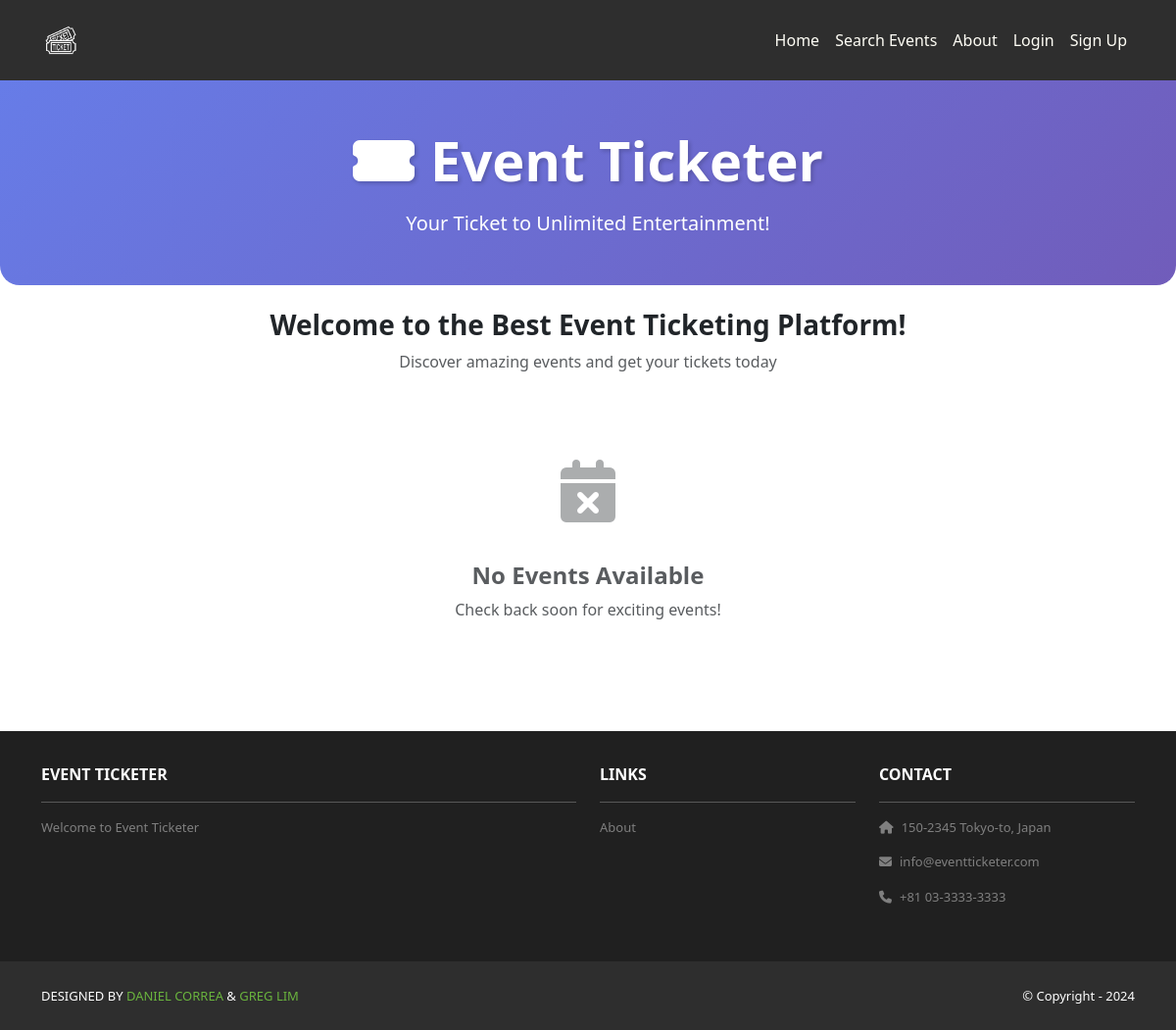
/, run on an earlier commit of the app's database.
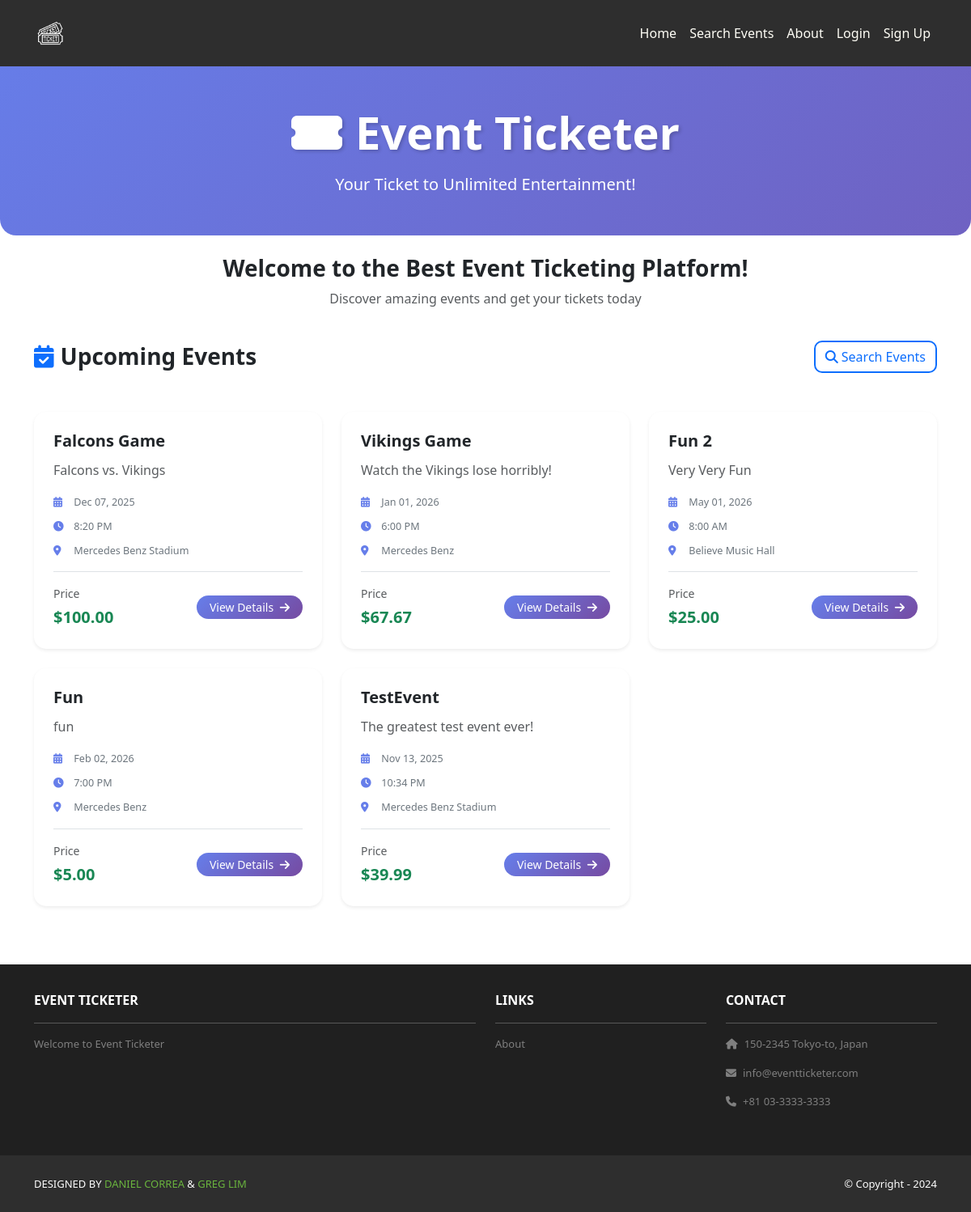
And on a later commit of the database.
### home/models.py (models this page shows, shortened)
class Event(models.Model):
    MODERATION_STATUS_CHOICES = [
        ('pending', 'Pending Review'),
        ('approved', 'Approved'),
        ('rejected', 'Rejected'),
    ]
    title = models.CharField(max_length=200)
    description = models.TextField()
    date = models.DateField()
    time = models.TimeField()
    venue = models.CharField(max_length=300)
    latitude = models.DecimalField(max_digits=9, decimal_places=6, null=True, blank=True)
    longitude = models.DecimalField(max_digits=9, decimal_places=6, null=True, blank=True)
    ticket_price = models.DecimalField(max_digits=10, decimal_places=2)
    ticket_availability = models.PositiveIntegerField()
    organizer = models.ForeignKey(User, on_delete=models.CASCADE, related_name='organized_events')
    created_at = models.DateTimeField(auto_now_add=True)
    updated_at = models.DateTimeField(auto_now=True)
    is_published = models.BooleanField(default=True)
    moderation_status = models.CharField(
        max_length=20,
        choices=MODERATION_STATUS_CHOICES,
        default='pending',
        help_text='Status of event moderation review'
    )
    moderation_notes = models.TextField(
        blank=True,
        null=True,
        help_text='Admin notes about moderation decision'
    )
    moderated_by = models.ForeignKey(
        User,
        on_delete=models.SET_NULL,
        null=True,
        blank=True,
        related_name='moderated_events',
        help_text='Administrator who reviewed this event'
    )
    moderated_at = models.DateTimeField(null=True, blank=True)
    class Meta:
        ordering = ['-created_at']

### home/views.py (the view)
# urls.py: path('', views.index, name='home.index'),
def index(request):
    template_data = {}
    template_data['title'] = 'Event Ticketer'
    events = Event.objects.filter(is_published=True, moderation_status='approved')
    name_filter = request.GET.get('name', '').strip()
    price_min = request.GET.get('price_min', '').strip()
    price_max = request.GET.get('price_max', '').strip()
    location_filter = request.GET.get('location', '').strip()
    if name_filter:
        events = events.filter(title__icontains=name_filter)
    if price_min:
        try:
            price_min_decimal = Decimal(price_min)
            events = events.filter(ticket_price__gte=price_min_decimal)
        except (InvalidOperation, ValueError):
            pass  # Invalid price_min value, ignore filter
    if price_max:
        try:
            price_max_decimal = Decimal(price_max)
            events = events.filter(ticket_price__lte=price_max_decimal)
        except (InvalidOperation, ValueError):
            pass  # Invalid price_max value, ignore filter
    if location_filter:
        events = events.filter(venue__icontains=location_filter)
    events = events.order_by('-created_at')
    return render(request, 'home/index.html', {
        'template_data': template_data,
        'events': events,
        'current_filters': {
            'name': name_filter,
            'price_min': price_min,
            'price_max': price_max,
            'location': location_filter,
        }
    })

### home/templates/home/index.html (shortened to what this page needs)
{% extends 'base.html' %}
{% load static %}
{% block content %}
<header class="masthead bg-index text-white text-center py-5 mb-4">
  <div class="container">
    <div class="row">
      <div class="col-lg-8 mx-auto">
        <h1 class="display-4 fw-bold mb-3" style="text-shadow: 2px 2px 4px rgba(0, 0, 0, 0.2);">
          <i class="fas fa-ticket-alt me-3"></i>Event Ticketer
        </h1>
        <p class="lead mb-0">Your Ticket to Unlimited Entertainment!</p>
      </div>
    </div>
  </div>
</header>
<div class="container mb-5">
    <div class="row">
      <div class="col-lg-8 mx-auto text-center mb-4">
        <h3 class="fw-semibold mb-2">Welcome to the Best Event Ticketing Platform!</h3>
        <p class="text-muted">Discover amazing events and get your tickets today</p>
      </div>
    </div>
    {% if events %}
    <div class="row">
      <div class="col-12 mb-4">
        <div class="d-flex justify-content-between align-items-center mb-4">
          <h3 class="fw-bold mb-0">
            <i class="fas fa-calendar-check me-2 text-primary"></i>Upcoming Events
          </h3>
          <a href="{% url 'home.events_search' %}" class="btn btn-outline-primary">
            <i class="fas fa-search me-1"></i>Search Events
          </a>
        </div>
      </div>
      {% for event in events %}
      <div class="col-md-6 col-lg-4 mb-4">
        <div class="card h-100 shadow-sm event-card">
          <div class="card-body">
            <h5 class="card-title">{{ event.title }}</h5>
            <p class="card-text text-muted">{{ event.description|truncatewords:15 }}</p>
            <div class="event-info mb-2">
              <small>
                <i class="fas fa-calendar-alt me-1"></i>
                {{ event.date|date:"M d, Y" }}
              </small>
            </div>
            <div class="event-info mb-2">
              <small>
                <i class="fas fa-clock me-1"></i>
                {{ event.time|time:"g:i A" }}
              </small>
            </div>
            <div class="event-info mb-2">
              <small>
                <i class="fas fa-map-marker-alt me-1"></i>
                {{ event.venue|truncatewords:5 }}
              </small>
            </div>
            <div class="d-flex justify-content-between align-items-center mt-3 pt-3 border-top">
              <div>
                <span class="text-muted small d-block mb-1">Price</span>
                <span class="text-success fw-bold fs-5">${{ event.ticket_price }}</span>
              </div>
              <a href="{% url 'home.event_detail' event.id %}" class="btn btn-sm btn-primary rounded-pill px-3">
                View Details <i class="fas fa-arrow-right ms-1"></i>
              </a>
            </div>
          </div>
        </div>
      </div>
      {% endfor %}
    </div>
    {% else %}
    <div class="row">
      <div class="col-12 text-center py-5">
        <div class="mb-4">
          <i class="fas fa-calendar-times fa-4x text-muted mb-3" style="opacity: 0.5;"></i>
        </div>
        <h4 class="text-muted mb-2 fw-semibold">No Events Available</h4>
        <p class="text-muted">Check back soon for exciting events!</p>
      </div>
    </div>
    {% endif %}
</div>
{% endblock content %}

What changed in the data, as far as the page shows it:
now on this page (row edited): Event: title "Falcons Game", description "Falcons vs. Vikings", date "Dec 07, 2025", time "8:20 PM", venue "Mercedes Benz Stadium", ticket_price "100.00"
now on this page (row edited): Event: title "Vikings Game", description "Watch the Vikings lose horribly!", date "Jan 01, 2026", time "6:00 PM", venue "Mercedes Benz", ticket_price "67.67"
now on this page (row edited): Event: title "Fun 2", description "Very Very Fun", date "May 01, 2026", time "8:00 AM", venue "Believe Music Hall", ticket_price "25.00"
now on this page (row edited): Event: title "Fun", description "fun", date "Feb 02, 2026", time "7:00 PM", venue "Mercedes Benz", ticket_price "5.00"
now on this page (row edited): Event: title "TestEvent", description "The greatest test event ever!", date "Nov 13, 2025", time "10:34 PM", venue "Mercedes Benz Stadium", ticket_price "39.99"
Also different on the page:
text no longer shown: "No Events Available Check back soon for exciting events!"
text now shown: "Upcoming Events Search Events"
